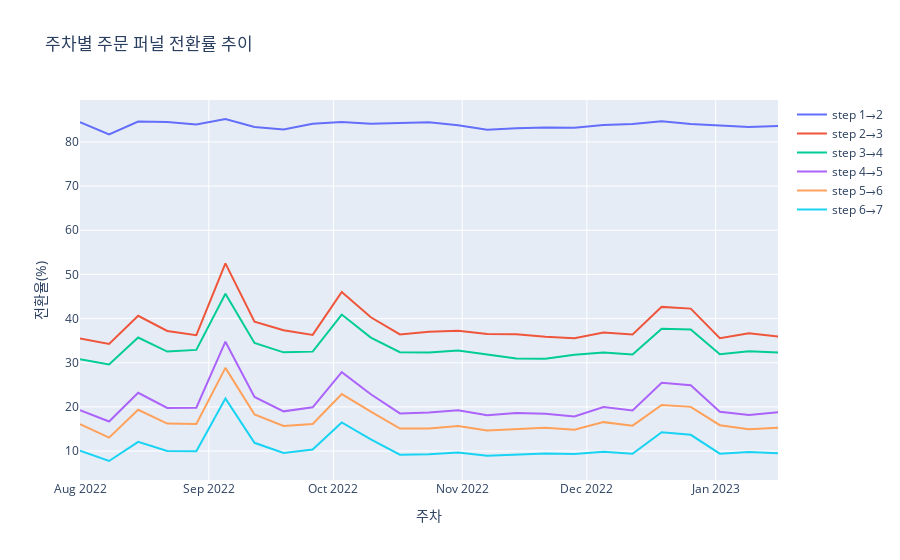

Notebook source saved alongside this figure:
### Code cell
import plotly.graph_objects as go

fig = go.Figure()

fig.add_trace(go.Scatter(x=df_week_funnel_2['event_week'],
                         y=df_week_funnel_2['convertion_rate'],
                         name='step 1→2'
))
fig.add_trace(go.Scatter(x=df_week_funnel_3['event_week'],
                         y=df_week_funnel_3['convertion_rate'],
                         name='step 2→3'
))
fig.add_trace(go.Scatter(x=df_week_funnel_4['event_week'],
                         y=df_week_funnel_4['convertion_rate'],
                         name='step 3→4'
))
fig.add_trace(go.Scatter(x=df_week_funnel_5['event_week'],
                         y=df_week_funnel_5['convertion_rate'],
                         name='step 4→5'
))
fig.add_trace(go.Scatter(x=df_week_funnel_6['event_week'],
                         y=df_week_funnel_6['convertion_rate'],
                         name='step 5→6'
))
fig.add_trace(go.Scatter(x=df_week_funnel_7['event_week'],
                         y=df_week_funnel_7['convertion_rate'],
                         name='step 6→7'
))

fig.update_layout(title_text="주차별 주문 퍼널 전환률 추이")
fig.update_xaxes(title_text='주차')
fig.update_yaxes(title_text='전환율(%)')

fig.show()
